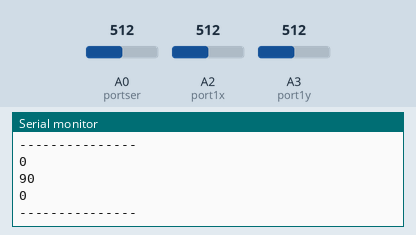
Bench run of a sketch on a simulated Arduino Uno, built with avr-gcc and run on an emulated ATmega328P. Parts: the last lines printed to the serial monitor. The test bench sets the inputs (shaded band); at power-on: A0 (portser) = 512, A2 (port1x) = 512, A3 (port1y) = 512. No radio packets arrive unless stated.

Above: at 1.2 s.
1.3 s: A0 (portser) set to 716
At 1.45 s:
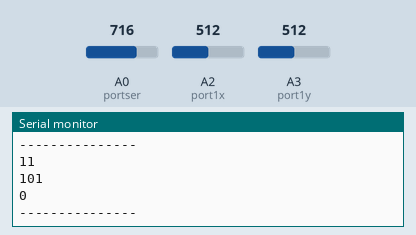
2.8 s: A2 (port1x) set to 716
At 2.87 s:
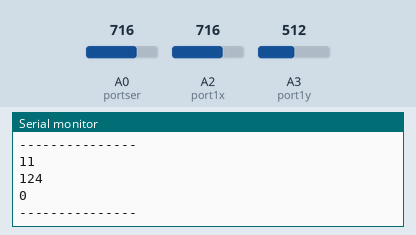
4.3 s: A3 (port1y) set to 716
At 5.2 s:
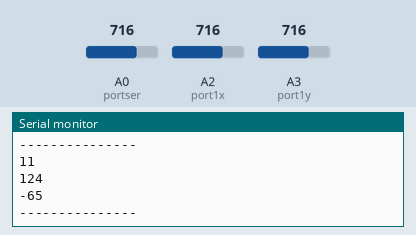
5.8 s: A0 (portser) set to 900
At 6.9 s:
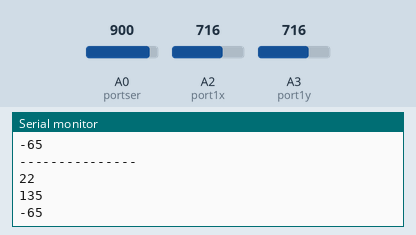
7.3 s: A2 (port1x) set to 900
At 8.4 s:
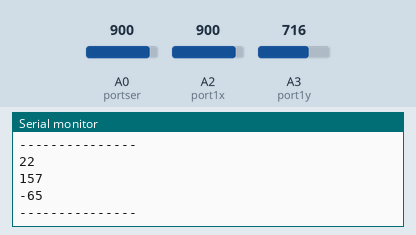
8.8 s: A3 (port1y) set to 900
At 9.5 s:
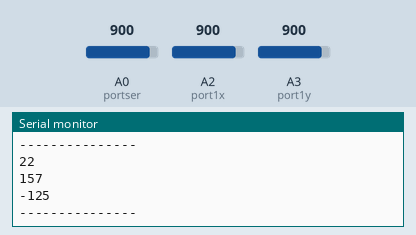
Timing chart, 0 to 11.3 s (numbered marks = the images above; inputs shaded):
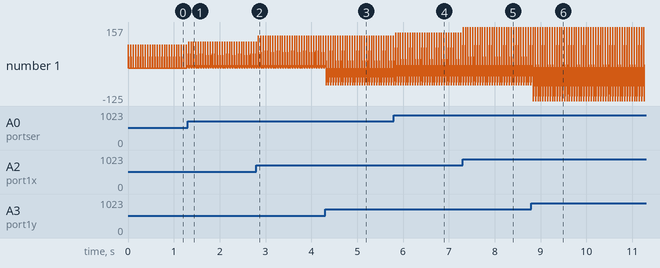

The sketch:

verici_v2.ino
```cpp
#include <SPI.h>
#include <nRF24L01.h>
#include <RF24.h>

#define CE_pin 10
#define CSN_pin 9

#define portser A0
#define port1x A2
#define port1y A3
RF24 radio(CE_pin , CSN_pin);

//address through which two modules communicate.
const byte address[6] = "00371";
const byte boyut =3;
int datas[boyut];

void setup()
{
   Serial.begin(9600);

  radio.begin();
  //set the address
  radio.openWritingPipe(address);

  //Set module as transmitter
  radio.stopListening();
}
void loop()
{
  //Send message to receiver
radio.stopListening();
 datas[0] = analogRead(portser);//ince ayar servo için //fine tuning knob for servo
 datas[0] = map(datas[0] , 0 , 1023 , -30 , 30 );
 datas[1] = analogRead(port1x);//sağ sol //riğht left
 datas[1] = map(datas[1] , 0 , 1023 , 30 , 150 );
 datas[1]=datas[1]+datas[0];
 datas[2] = analogRead(port1y);//ileri geri //front and back
 datas[2] = map(datas[2] , 0 , 1023 , 165 , -165 );

radio.write(&datas , sizeof(datas) );


Serial.println(datas[0]);
Serial.println(datas[1]);
Serial.println(datas[2]);
Serial.println("---------------");
  delay(50);
}
```

Measured:
- after the input at 1.3 s, the serial monitor: prints a new line at once (image 1)
- after the input at 2.8 s, the serial monitor: prints a new line at once (image 2)
- after the input at 4.3 s, the serial monitor: prints a new line at once (image 3)
- after the input at 5.8 s, the serial monitor: prints a new line at once (image 4)
- after the input at 7.3 s, the serial monitor: prints a new line at once (image 5)
- after the input at 8.8 s, the serial monitor: prints a new line at once (image 6)
- plotted number 1: 0 → -65 after the input at 4.3 s, -65 → -125 after the input at 8.8 s
